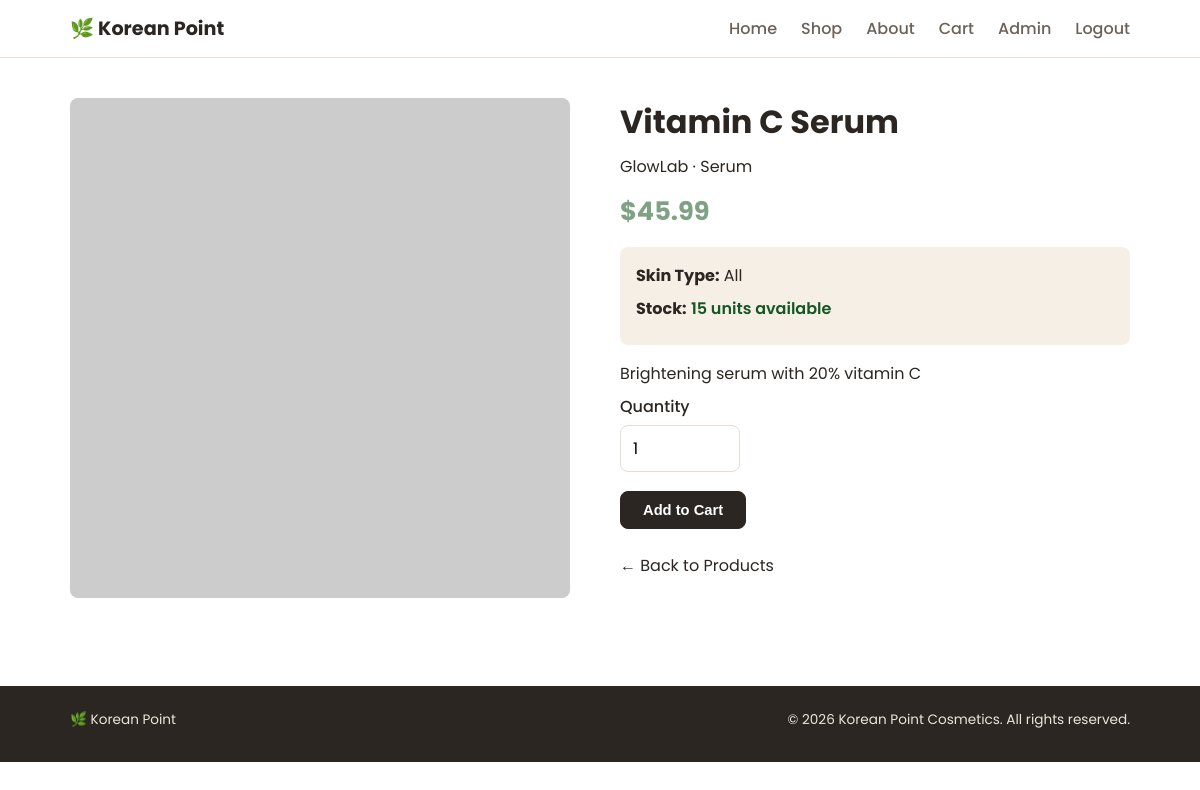
The app's page /src/pages/product_details.php?id=1 (signed in) with its own data.
### tables this page shows
CREATE TABLE products (
    id INT PRIMARY KEY AUTO_INCREMENT,
    name VARCHAR(100) NOT NULL,
    description TEXT,
    price DECIMAL(10,2) NOT NULL,
    category VARCHAR(50),
    brand VARCHAR(50),
    skin_type VARCHAR(50),
    image_url VARCHAR(255),
    stock INT DEFAULT 10,
    created_at TIMESTAMP DEFAULT CURRENT_TIMESTAMP
);

### src/includes/functions.php (called while the page is built, shortened)
<?php
function formatPrice($price) {
    return '$' . number_format((float) $price, 2);
}
function getProduct($pdo, $id) {
    $stmt = $pdo->prepare('SELECT * FROM products WHERE id = ?');
    $stmt->execute([(int) $id]);
    return $stmt->fetch();
}

### src/pages/product_details.php (the view, shortened to what this page needs)
<?php
require_once __DIR__ . '/../../config/database.php';
require_once __DIR__ . '/../includes/functions.php';
$id = isset($_GET['id']) ? (int) $_GET['id'] : 0;
$product = getProduct($pdo, $id);
include __DIR__ . '/../includes/header.php';
?>
<div class="container">
  <div class="product-detail">
    <div>
      <img src="<?php echo htmlspecialchars($product['image_url']); ?>" alt="<?php echo htmlspecialchars($product['name']); ?>" onerror="this.src='https://via.placeholder.com/500x500/a8c3ab/ffffff?text=Skincare'">
    </div>
    <div>
      <h1><?php echo htmlspecialchars($product['name']); ?></h1>
      <p><?php echo htmlspecialchars($product['brand']); ?> &middot; <?php echo htmlspecialchars($product['category']); ?></p>
      <div class="price"><?php echo formatPrice($product['price']); ?></div>
      <div class="meta">
        <p><strong>Skin Type:</strong> <?php echo htmlspecialchars($product['skin_type']); ?></p>
        <p><strong>Stock:</strong>
          <?php if ($product['stock'] > 0): ?>
            <span class="stock-in"><?php echo (int) $product['stock']; ?> units available</span>
          <?php else: ?>
            <span class="stock-out">Out of Stock</span>
          <?php endif; ?>
        </p>
      </div>
      <?php if (!empty($product['description'])): ?>
        <p><?php echo htmlspecialchars($product['description']); ?></p>
      <?php endif; ?>
      <?php if ($product['stock'] > 0): ?>
        <form method="post" action="../actions/cart.php">
          <div class="field" style="max-width:120px;">
            <label for="qty">Quantity</label>
            <input type="number" id="qty" name="qty" value="1" min="1" max="<?php echo (int) $product['stock']; ?>">
          </div>
          <button type="submit" class="btn">Add to Cart</button>
        </form>
      <?php else: ?>
        <p class="stock-out">Out of Stock</p>
      <?php endif; ?>
      <p style="margin-top:1.5rem;"><a href="shop.php">&larr; Back to Products</a></p>
    </div>
  </div>
</div>
<?php include __DIR__ . '/../includes/footer.php'; ?>

### src/css/style.css (style rules this page uses)
:root { --beige: #f6efe6; --sage: #a8c3ab; --sage-deep: #7fa284; --pink: #f3d4d8; --ink: #2b2622; --ink-soft: #6b6259; --white: #ffffff; --line: #e7ddd0; --radius: 8px; }
* { box-sizing: border-box; }
body { margin: 0; font-family: 'Noto Sans KR', 'Poppins', sans-serif; background: var(--white); color: var(--ink); }
img { max-width: 100%; display: block; }
a { color: inherit; text-decoration: none; }
h1, h2, h3, p { margin: 0 0 0.5rem; }
.container { max-width: 1100px; margin: 0 auto; padding: 0 20px; }
.btn { display: inline-block; padding: 10px 22px; border-radius: var(--radius); font-weight: 600; font-size: 0.92rem; cursor: pointer; border: 1.5px solid var(--ink); background: var(--ink); color: var(--white); }
.field { margin-bottom: 1.2rem; }
.field label { display: block; margin-bottom: 6px; font-weight: 500; }
.field input, .field select, .field textarea { width: 100%; padding: 10px 12px; border: 1.5px solid var(--line); border-radius: var(--radius); font: inherit; font-family: inherit; }
.product-detail { display: grid; grid-template-columns: 1fr 1fr; gap: 2.5rem; padding: 2.5rem 0; }
.product-detail img { border-radius: var(--radius); }
.product-detail .price { font-size: 1.6rem; font-weight: 700; color: var(--sage-deep); margin: 0.8rem 0; }
.product-detail .meta { background: var(--beige); padding: 1rem; border-radius: var(--radius); margin: 1rem 0; }
.stock-in { color: #155724; font-weight: 600; }

### records on screen
products: name "Vitamin C Serum", brand "GlowLab", category "Serum", price "$45.99", skin_type "All", stock "15", description "Brightening serum with 20% vitamin C"
